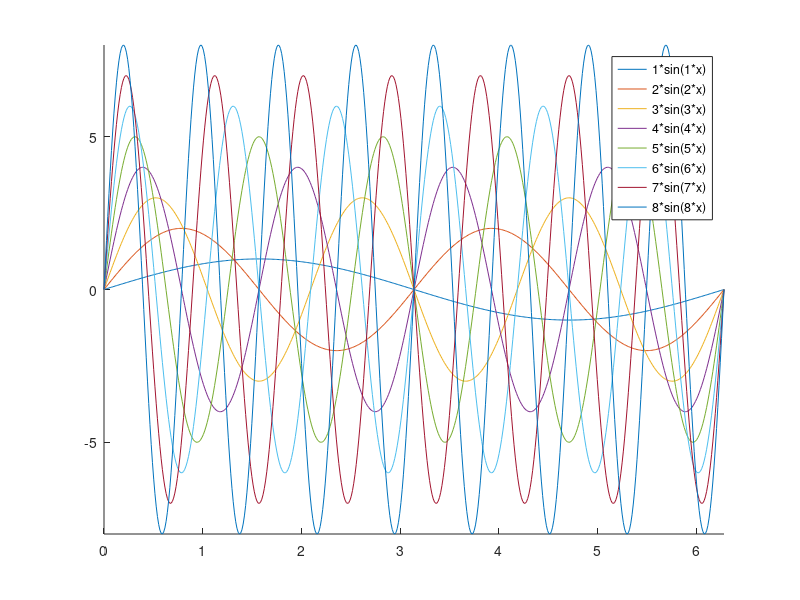

The MATLAB source for this figure: (Note: this script raises an error after producing the figure.)
% Generate data and set up the axes
x = linspace(0, 2*pi, 500);
axis([0 2*pi -8 8]);
hold on
% Plot 8 sine curves, naming each n*sin(n*x) for legend purposes
for n = 1:8
  plot(x, n.*sin(n*x), 'DisplayName', sprintf('%d*sin(%d*x)', n, n));
end
% Turn on the legend
L = legend('show');
% Make it 2-by-4 instead of 8-by-1
L.NumColumns = 4;

h(1) = plot(1:10,sin(1:10),'r');
hold on
h(2) = plot(1:10,cos(1:10),'r');
h(3) = plot(1:10,cos(1:10) + sin(1:10),'b');
legend(h([1,3]),{'data1','data2'})